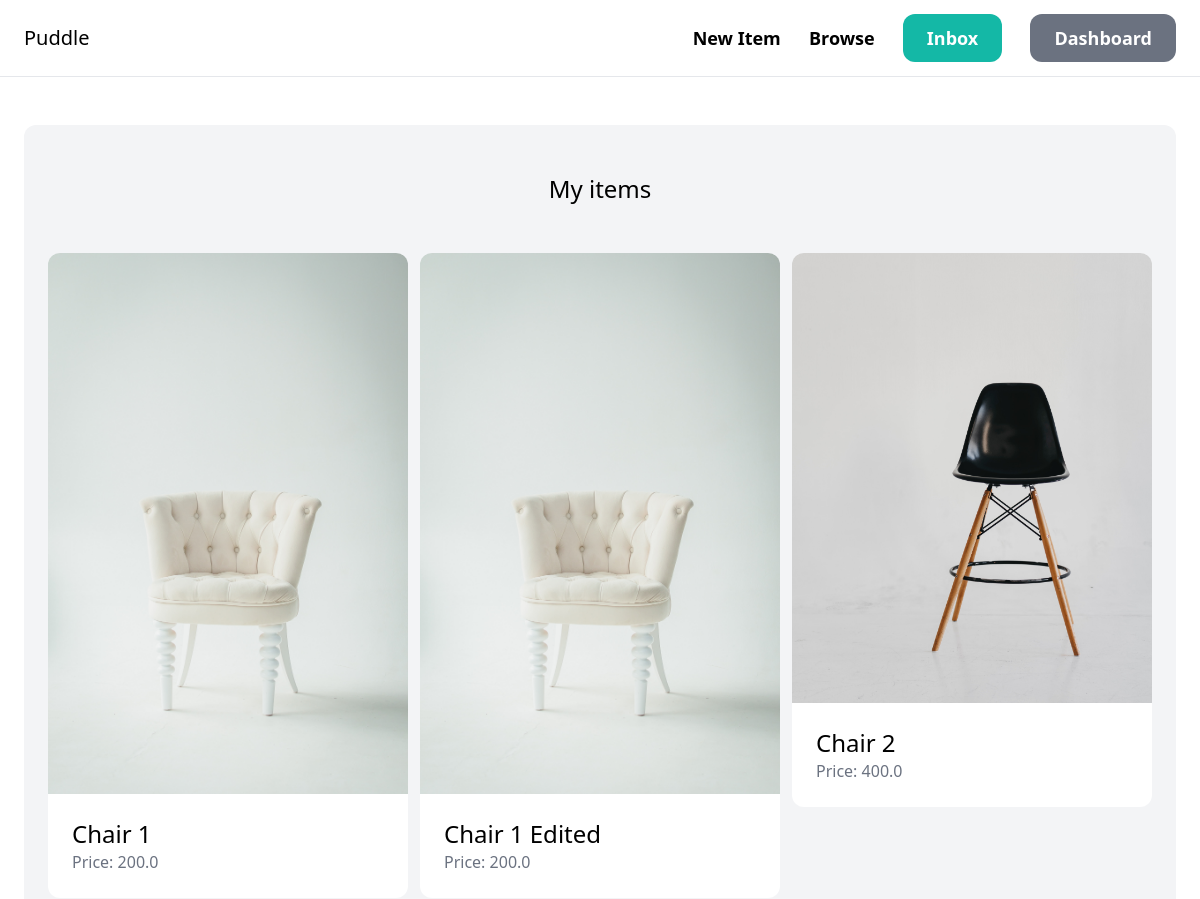
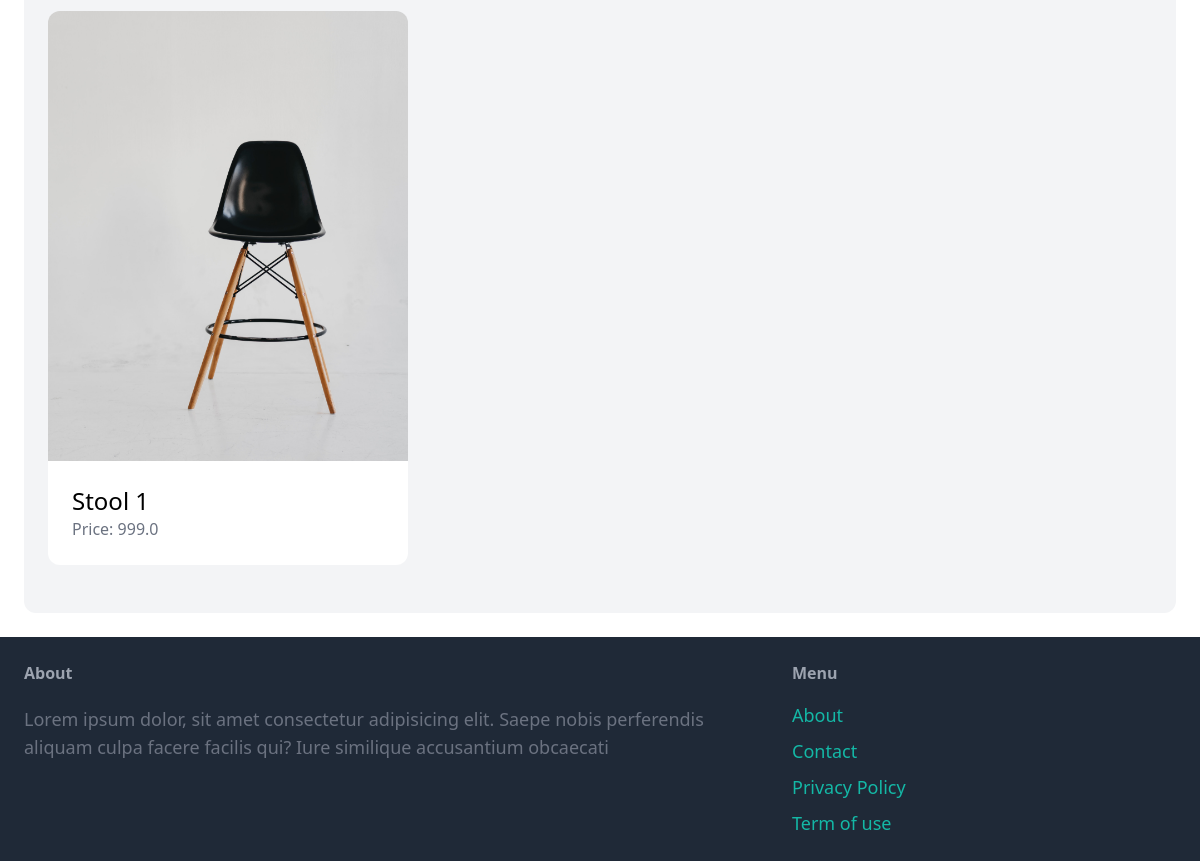
The app's page /dashboard/ (signed in) with its own data (2 pictures, top to bottom).
### item/models.py (models this page shows, shortened)
class Item(models.Model):
    category = models.ForeignKey(Category, related_name='items', on_delete=models.CASCADE)
    name = models.CharField(max_length=255)
    description = models.TextField(blank=True, null= True)
    price = models.FloatField()
    image = models.ImageField(upload_to='item_images', blank=True, )
    is_sold = models.BooleanField(default=False)
    created_by = models.ForeignKey(User, related_name='items', on_delete=models.CASCADE)
    created_at = models.DateTimeField(auto_now_add=True)

### dashboard/views.py (the view)
# urls.py: path('', views.index, name='index'),
@login_required
def index(request):
    items = Item.objects.filter(created_by=request.user)
    return render(request, 'dashboard/index.html', {
        'items': items,
    })

### dashboard/templates/dashboard/index.html (shortened to what this page needs)
{% extends 'core/base.html' %}
{% block content %}
    <div class="mt-6 px-6 py-12 bg-gray-100 rounded-xl">
        <h2 class="mb-12 text-2xl text-center">My items</h2>
        <div class="grid grid-cols-3 gap-3">
            {% for item in items %}
                <div>
                    <a href="{% url 'item:detail' item.id %}">
                        <div>
                            <img src="{{ item.image.url }}" class="rounded-t-xl">
                        </div>
                        <div class="p-6 bg-white rounded-b-xl">
                            <h2 class="text-2xl">{{ item.name }}</h2>
                            <p class="text-gray-500">Price: {{ item.price }}</p>
                        </div>
                    </a>
                </div>
            {% endfor %}
        </div>
    </div>
{% endblock %}

### records on screen
Item: image (picture), name "Chair 1", price "200.0"
Item: image (picture), name "Chair 1 Edited", price "200.0"
Item: image (picture), name "Chair 2", price "400.0"
Item: image (picture), name "Stool 1", price "999.0"
